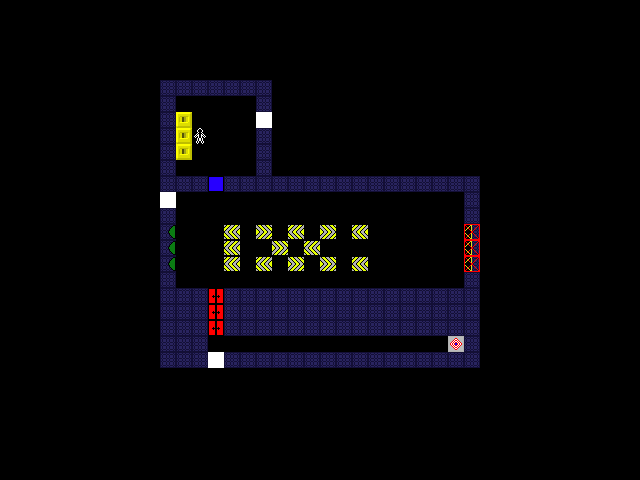

A level layout from a 2D game, rendered from its tile map. Below: a short description, then the map file with tile-grid data replaced by summaries:
An orthogonal 40x30 tile map with 16x16 px tiles, 5 tile layers (tiles, pieces, pieces2, pieces3, ...) and 16 objects.

<map version="1.10" tiledversion="1.10.2" orientation="orthogonal" renderorder="right-down" width="40" height="30" tilewidth="16" tileheight="16" infinite="0" nextlayerid="8" nextobjectid="37">
 <tileset firstgid="1" name="tiles" tilewidth="16" tileheight="16" tilecount="81" columns="9">
  <image source="tiles.png" width="144" height="144" />
 </tileset>
 <layer id="1" name="tiles" width="40" height="30">
  <data>[1200 cells, 131 non-empty, 4 distinct tile ids]</data>
 </layer>
 <layer id="2" name="pieces" width="40" height="30">
  <data>[1200 cells, 28 non-empty, 7 distinct tile ids]</data>
 </layer>
 <layer id="6" name="pieces2" width="40" height="30">
  <data>[1200 cells, 0 non-empty, 0 distinct tile ids]</data>
 </layer>
 <layer id="7" name="pieces3" width="40" height="30">
  <data>[1200 cells, 0 non-empty, 0 distinct tile ids]</data>
 </layer>
 <layer id="3" name="actors" width="40" height="30">
  <data>[1200 cells, 1 non-empty, 1 distinct tile ids]</data>
 </layer>
 <objectgroup id="5" name="connectors">
  <object id="7" x="440.702" y="231.298">
   <polyline points="0,0 -223.439,64" />
  </object>
  <object id="8" x="440.702" y="247.579">
   <polyline points="0,0 -225.123,62.8772" />
  </object>
  <object id="9" x="440.702" y="263.86">
   <polyline points="0,0 -225.123,64.5614" />
  </object>
  <object id="23" x="185.273" y="122">
   <polyline points="0,0 46.1818,111.091" />
  </object>
  <object id="24" x="184" y="119.091">
   <polyline points="0,0 81.2727,113.818" />
  </object>
  <object id="25" x="182" y="119.455">
   <polyline points="0,0 114.182,113.636" />
  </object>
  <object id="27" x="183.818" y="136.182">
   <polyline points="0,0 49.0909,111.636" />
  </object>
  <object id="28" x="180.182" y="136.182">
   <polyline points="0,0 97.8182,110.364" />
  </object>
  <object id="29" x="182.364" y="132.909">
   <polyline points="0,0 129.091,113.636" />
  </object>
  <object id="30" x="179.455" y="153.636">
   <polyline points="0,0 52.9091,110.182" />
  </object>
  <object id="31" x="182.545" y="149.091">
   <polyline points="0,0 82,112.909" />
  </object>
  <object id="32" x="178.727" y="150.364">
   <polyline points="0,0 117.818,112.727" />
  </object>
  <object id="33" x="182.364" y="152">
   <polyline points="0,0 147.818,112.545" />
  </object>
  <object id="34" x="187.273" y="150">
   <polyline points="0,0 172.545,112.727" />
  </object>
  <object id="35" x="184" y="116.333">
   <polyline points="0,0 145.333,115.333" />
  </object>
  <object id="36" x="179.667" y="121">
   <polyline points="0,0 181,111.667" />
  </object>
 </objectgroup>
</map>
